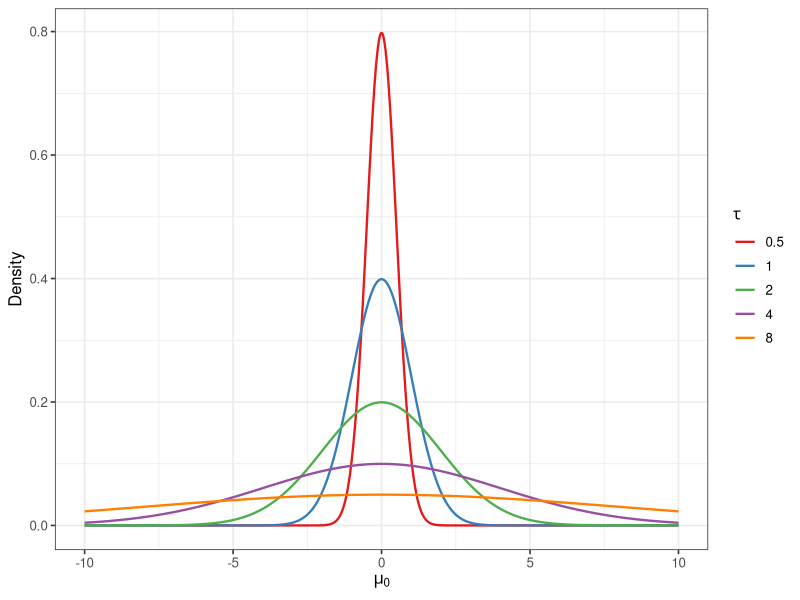
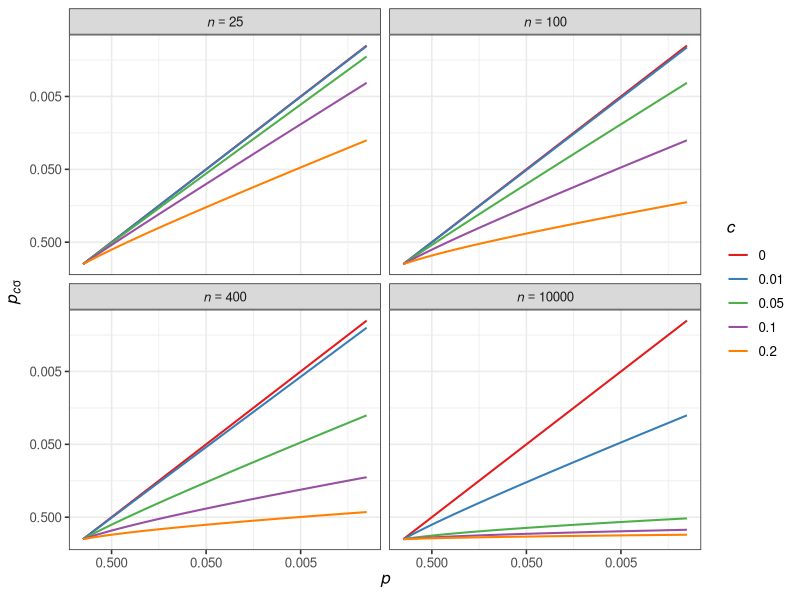
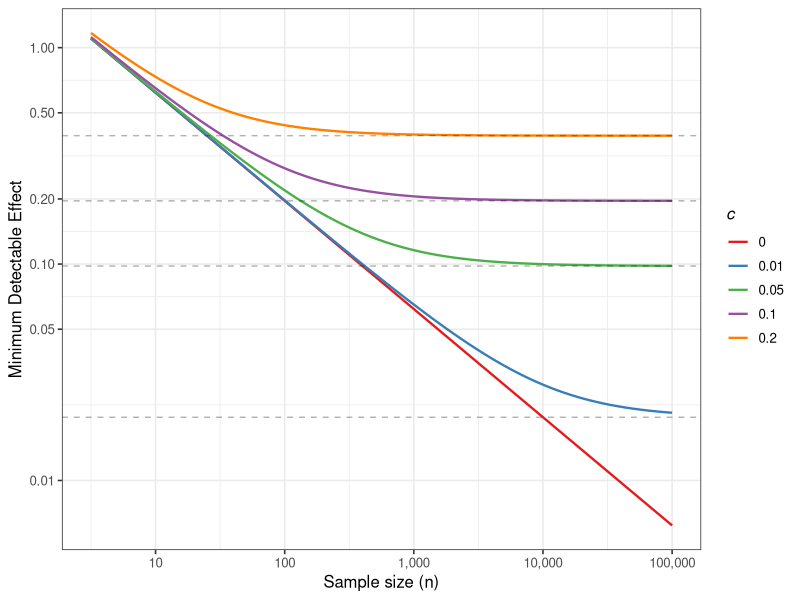
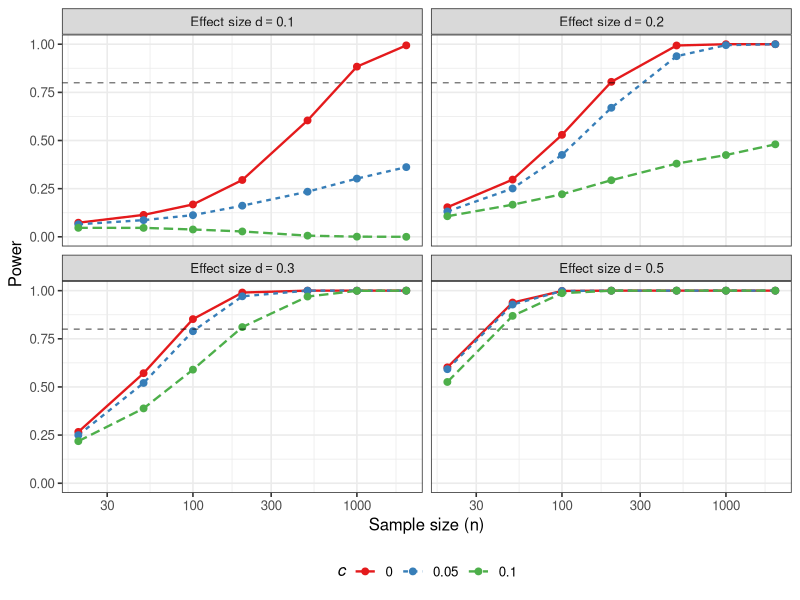
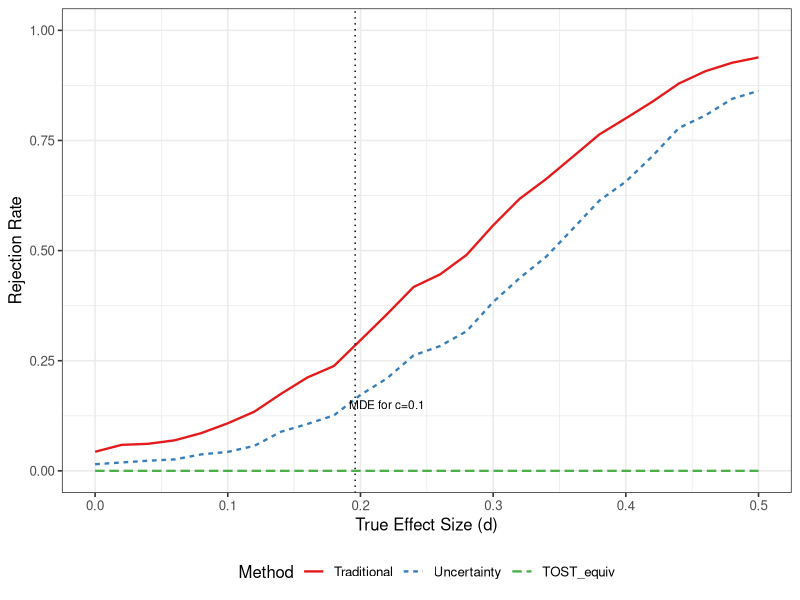
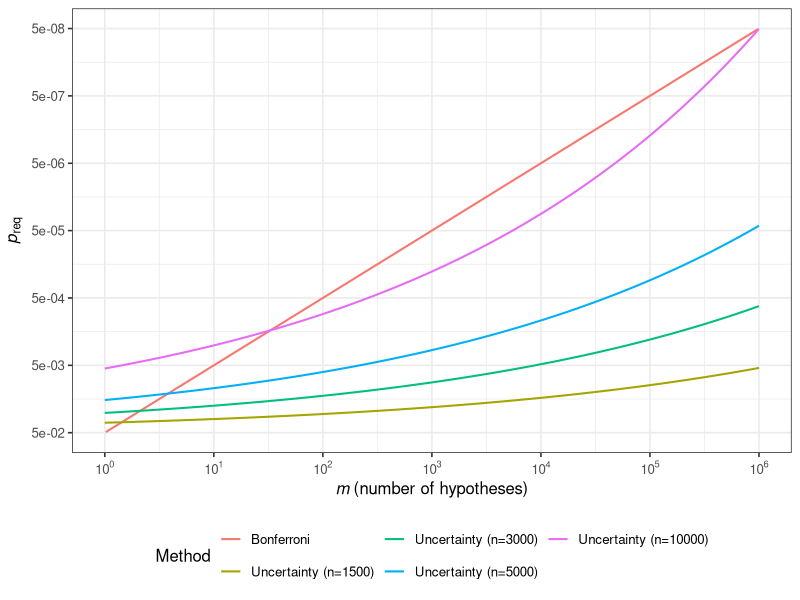
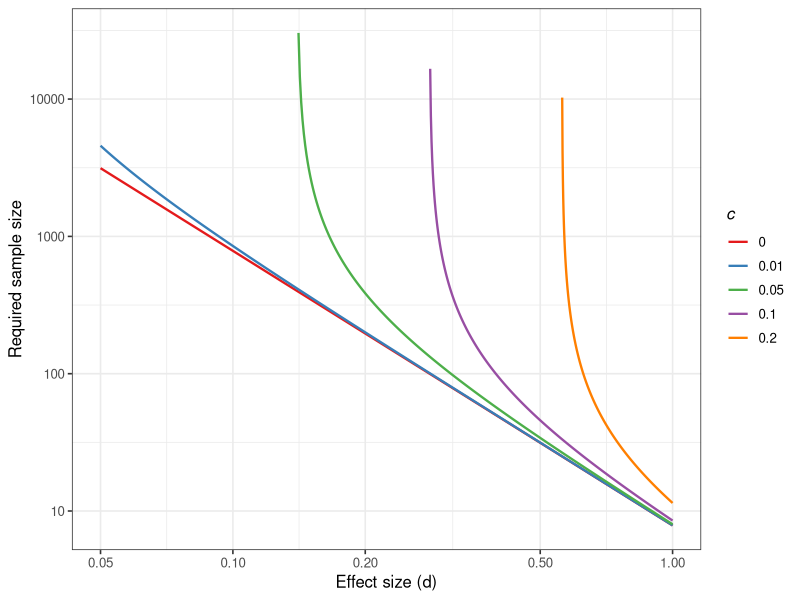

Reproduce these figures in R, in order.
## ---- chunk 1
knitr::opts_chunk$set(
  echo = FALSE,
  fig.align = "center",
  message = FALSE,
  warning = FALSE,
  cache = FALSE,
  dpi = 300,
  fig.width = 8,
  fig.height = 5
)

library(knitr)
library(data.table)
library(ggplot2)
library(scales)
library(parallel)

# Custom reverse log transformation for p-value plots
reverselog_trans <- function(base = exp(1)) {
  trans <- function(x) -log(x, base)
  inv <- function(x) base^(-x)
  trans_new(paste0("reverselog-", format(base)), trans, inv,
            log_breaks(base = base),
            domain = c(1e-100, Inf))
}

# Core functions
CalP_uncertainty <- function(z, n, c) {
  zval <- z / sqrt(1 + n * c^2)
  pval <- 2 * (1 - pnorm(abs(zval)))
  return(pval)
}

CalP_effect <- function(d, n, c) {
  zval <- d / sqrt(1/n + c^2)
  pval <- 2 * (1 - pnorm(abs(zval)))
  return(pval)
}

# Uncertainty scaling function for multiple testing
cfun <- function(base, m, b) {
  log_c <- log10(base) + b * log10(m)
  return(10^log_c)
}

# Set theme
theme_set(theme_bw(base_size = 12))
## ---- chunk 2
#| label: fig-null-uncertainty
#| fig-cap: "Null hypothesis with uncertainty: $\\mu_0 = 0$, varying $\\tau$"

h <- CJ(x = seq(-10, 10, by = 0.01), tau = c(0.5, 1, 2, 4, 8))
h[, Density := dnorm(x, sd = tau)]
ggplot(h, aes(x, Density, colour = factor(tau))) +
  geom_line(linewidth = 0.8) +
  labs(color = expression(tau)) +
  xlab(expression(mu[0])) +
  scale_color_brewer(palette = "Set1")
## ---- chunk 3
#| label: fig-p-shrinkage
#| fig-cap: "Effect-size-integrated $p_{c\\sigma}$ across uncertainty ($c$) and sample size ($n$)"

z <- seq(0, 7, by = 0.001)
n <- c(25, 100, 400, 10000)
c_vals <- c(0, 0.01, 0.05, 0.1, 0.2)

comp <- CJ(Z = z, N = n, c = c_vals)
comp[, p := CalP_uncertainty(Z, N, c)]
setkey(comp, Z, N)
dd <- comp[c == 0][comp]

ggplot(dd, aes(p, i.p, color = factor(i.c))) +
  geom_line(linewidth = 0.7) +
  facet_wrap(~N, ncol = 2, labeller = label_bquote(cols = italic(n) == .(N))) +
  scale_x_continuous(expression(italic(p)), trans = reverselog_trans(10),
                     breaks = c(0.5, 0.05, 0.005), limits = c(1, 10^(-3))) +
  scale_y_continuous(expression(italic(p)[italic(c)*sigma]), trans = reverselog_trans(10),
                     breaks = c(0.5, 0.05, 0.005), limits = c(1, 10^(-3))) +
  labs(color = expression(italic(c))) +
  scale_color_brewer(palette = "Set1")
## ---- chunk 4
#| label: fig-mde
#| fig-cap: "Minimum Detectable Effect (MDE) as a function of sample size for different uncertainty levels"

n_seq <- 10^seq(0.5, 5, by = 0.01)
c_vals <- c(0, 0.01, 0.05, 0.1, 0.2)

mde_data <- CJ(n = n_seq, c = c_vals)
mde_data[, MDE := qnorm(0.975) * sqrt(1/n + c^2)]

ggplot(mde_data, aes(n, MDE, color = factor(c))) +
  geom_line(linewidth = 0.8) +
  scale_x_log10("Sample size (n)", breaks = 10^(1:5), labels = scales::comma) +
  scale_y_log10("Minimum Detectable Effect", breaks = c(0.01, 0.05, 0.1, 0.2, 0.5, 1)) +
  labs(color = expression(italic(c))) +
  scale_color_brewer(palette = "Set1") +
  geom_hline(yintercept = qnorm(0.975) * c_vals[-1], linetype = "dashed", alpha = 0.3)
## ---- chunk 5
#| label: tbl-type1
#| tbl-cap: "Type I Error Rates at $\\alpha = 0.05$ (10,000 simulations per scenario)"

set.seed(2024)
nsim <- 10000

sim_typeI <- function(n, c, nsim = 10000) {
  # Generate data under H0: mu = 0
  rejections <- replicate(nsim, {
    x <- rnorm(n, mean = 0, sd = 1)
    z <- mean(x) / (1/sqrt(n))
    p_traditional <- 2 * (1 - pnorm(abs(z)))
    p_uncertainty <- CalP_uncertainty(z, n, c)
    c(trad = p_traditional < 0.05, uncert = p_uncertainty < 0.05)
  })

  data.table(
    n = n,
    c = c,
    Traditional = mean(rejections["trad", ]),
    Uncertainty = mean(rejections["uncert", ])
  )
}

# Run simulations
scenarios <- CJ(n = c(30, 100, 500, 1000, 5000), c = c(0, 0.01, 0.05, 0.1))
results_typeI <- rbindlist(lapply(1:nrow(scenarios), function(i) {
  sim_typeI(scenarios$n[i], scenarios$c[i], nsim)
}))

# Format for display
results_wide <- dcast(results_typeI, n ~ c, value.var = "Uncertainty")
setnames(results_wide, c("n", paste0("c=", c(0, 0.01, 0.05, 0.1))))

kable(results_wide, digits = 3, align = "c",
      col.names = c("Sample Size", "c=0 (Traditional)", "c=0.01", "c=0.05", "c=0.1"))
## ---- chunk 6
#| label: fig-power
#| fig-cap: "Power curves comparing traditional p-value and uncertainty-adjusted $p_{c\\sigma}$ for various effect sizes"

set.seed(2024)
nsim <- 5000

sim_power <- function(n, d, c, nsim = 5000) {
  rejections <- replicate(nsim, {
    x <- rnorm(n, mean = d, sd = 1)  # True effect = d
    z <- mean(x) / (1/sqrt(n))
    p_uncertainty <- CalP_uncertainty(z, n, c)
    p_uncertainty < 0.05
  })
  mean(rejections)
}

# Power for various scenarios
n_seq <- c(20, 50, 100, 200, 500, 1000, 2000)
d_vals <- c(0.1, 0.2, 0.3, 0.5)
c_vals <- c(0, 0.05, 0.1)

power_data <- CJ(n = n_seq, d = d_vals, c = c_vals)
power_data[, power := mapply(sim_power, n, d, c, MoreArgs = list(nsim = nsim))]

ggplot(power_data, aes(n, power, color = factor(c), linetype = factor(c))) +
  geom_line(linewidth = 0.8) +
  geom_point(size = 2) +
  facet_wrap(~d, ncol = 2, labeller = label_bquote(cols = "Effect size d" == .(d))) +
  scale_x_log10("Sample size (n)") +
  scale_y_continuous("Power", limits = c(0, 1)) +
  labs(color = expression(italic(c)), linetype = expression(italic(c))) +
  geom_hline(yintercept = 0.8, linetype = "dashed", alpha = 0.5) +
  scale_color_brewer(palette = "Set1") +
  theme(legend.position = "bottom")
## ---- chunk 7
#| label: tbl-birthwt
#| tbl-cap: "Effect of maternal smoking on birth weight: Comparison of methods"

library(MASS)
data(birthwt)

# Compare birth weight between smoking and non-smoking mothers
smokers <- birthwt$bwt[birthwt$smoke == 1]
nonsmokers <- birthwt$bwt[birthwt$smoke == 0]

n1 <- length(smokers)
n2 <- length(nonsmokers)
mean_diff <- mean(nonsmokers) - mean(smokers)  # positive = non-smokers heavier
pooled_sd <- sqrt(((n1-1)*var(smokers) + (n2-1)*var(nonsmokers)) / (n1+n2-2))
se_diff <- pooled_sd * sqrt(1/n1 + 1/n2)
effect_size <- mean_diff / pooled_sd  # Cohen's d
t_stat <- mean_diff / se_diff
n_eff <- (n1 * n2) / (n1 + n2)  # effective sample size

# Traditional p-value (two-sided t-test)
p_trad <- 2 * pt(-abs(t_stat), df = n1 + n2 - 2)

# Uncertainty-adjusted p-values
c_values <- c(0.1, 0.2, 0.3)
p_uncertainty <- sapply(c_values, function(c) {
  t_adj <- t_stat / sqrt(1 + n_eff * c^2)
  2 * pt(-abs(t_adj), df = n1 + n2 - 2)
})

# TOST equivalence test (bound = 0.2 SD, ~150g)
equiv_bound <- 0.2 * pooled_sd
t_lower <- (mean_diff - (-equiv_bound)) / se_diff
t_upper <- (equiv_bound - mean_diff) / se_diff
p_tost <- max(pt(-t_lower, df = n1+n2-2), pt(-t_upper, df = n1+n2-2))

# Summary table
results <- data.table(
  Method = c("Traditional t-test",
             paste0("Uncertainty (c=", c_values, ")"),
             "TOST (δ=0.2σ)"),
  `p-value` = c(p_trad, p_uncertainty, p_tost),
  `Significant (p<0.05)` = c(p_trad < 0.05, p_uncertainty < 0.05, p_tost < 0.05)
)

kable(results, digits = 4, align = "lcc")
## ---- chunk 8
#| label: tbl-birthwt-summary

cat(sprintf("Data Summary (MASS::birthwt):
- Non-smokers: n = %d, mean = %.0f g (SD = %.0f)
- Smokers: n = %d, mean = %.0f g (SD = %.0f)
- Mean difference: %.0f g (non-smokers heavier)
- Pooled SD: %.0f g
- Effect size (Cohen's d): %.3f
- t-statistic: %.2f
", n2, mean(nonsmokers), sd(nonsmokers),
   n1, mean(smokers), sd(smokers),
   mean_diff, pooled_sd, effect_size, t_stat))
## ---- chunk 9
#| label: fig-comparison-tost
#| fig-cap: "Comparison: Uncertainty-adjusted method vs TOST across effect sizes (n = 200)"

set.seed(2024)
nsim <- 3000
n <- 200

compare_methods <- function(d, n, c, equiv_bound, nsim) {
  results <- replicate(nsim, {
    # Generate two-sample data
    x1 <- rnorm(n/2, mean = 0, sd = 1)
    x2 <- rnorm(n/2, mean = d, sd = 1)

    mean_diff <- mean(x2) - mean(x1)
    se_diff <- sqrt(2 / (n/2))
    z_stat <- mean_diff / se_diff
    n_eff <- (n/2)^2 / n

    # Traditional
    p_trad <- 2 * (1 - pnorm(abs(z_stat)))

    # Uncertainty-adjusted
    p_uncert <- CalP_uncertainty(z_stat, n_eff, c)

    # TOST
    t_lower <- (mean_diff - (-equiv_bound)) / se_diff
    t_upper <- (equiv_bound - mean_diff) / se_diff
    p_tost_equiv <- max(pnorm(-t_lower), pnorm(-t_upper))

    c(trad = p_trad < 0.05,
      uncert = p_uncert < 0.05,
      tost_reject_null = p_trad < 0.05,
      tost_equiv = p_tost_equiv < 0.05)
  })

  data.table(
    d = d,
    Traditional = mean(results["trad", ]),
    Uncertainty = mean(results["uncert", ]),
    TOST_equiv = mean(results["tost_equiv", ])
  )
}

d_seq <- seq(0, 0.5, by = 0.02)
comparison <- rbindlist(lapply(d_seq, compare_methods, n = 200, c = 0.1, equiv_bound = 0.2, nsim = nsim))

comparison_long <- melt(comparison, id.vars = "d", variable.name = "Method", value.name = "Rate")

ggplot(comparison_long, aes(d, Rate, color = Method, linetype = Method)) +
  geom_line(linewidth = 0.8) +
  scale_x_continuous("True Effect Size (d)") +
  scale_y_continuous("Rejection Rate", limits = c(0, 1)) +
  scale_color_brewer(palette = "Set1") +
  geom_vline(xintercept = 0.1 * 1.96, linetype = "dotted") +
  annotate("text", x = 0.22, y = 0.15, label = "MDE for c=0.1", size = 3) +
  theme(legend.position = "bottom")
## ---- chunk 10
#| label: fig-multiple
#| fig-cap: "Multiple testing: Uncertainty control ($c_m = c \\cdot m^b$) vs Bonferroni correction"

nt <- 10^seq(0, 6, by = 0.01)
n_samples <- c(1500, 3000, 5000, 10000)

bf2 <- CJ(m = nt, N = n_samples)
bf2[, `:=`(
  Bonferroni = qnorm(1 - 0.025/m),
  Uncertainty = qnorm(1 - 0.025) * sqrt(1 + N * cfun(0.01, m, 0.069)^2)
)]

bf3 <- melt(bf2, id.vars = c("m", "N"), measure.vars = c("Bonferroni", "Uncertainty"),
            variable.name = "Method", value.name = "zcut")
bf3[Method == "Uncertainty", Method := paste0("Uncertainty (n=", N, ")")]
bf3[, pcut := 2 * (1 - pnorm(zcut))]

ggplot(bf3, aes(m, pcut, colour = Method)) +
  geom_line(linewidth = 0.7) +
  scale_x_log10(expression(italic(m) ~ "(number of hypotheses)"),
                breaks = 10^seq(0, 6),
                labels = trans_format("log10", math_format(10^.x))) +
  scale_y_continuous(expression(italic(p)[req]),
                     trans = reverselog_trans(10),
                     breaks = 5 * 10^seq(-2, -8),
                     limits = c(0.05, 5e-8)) +
  theme(legend.position = "bottom") +
  guides(color = guide_legend(nrow = 2))
## ---- chunk 11
#| label: tbl-guidelines
#| tbl-cap: "Recommended uncertainty parameter $c$ based on minimum important effect size"

guidelines <- data.table(
  `Minimum Important Effect (d)` = c(0.02, 0.05, 0.1, 0.2, 0.3),
  `Recommended c` = c(0.01, 0.025, 0.05, 0.1, 0.15),
  `MDE at n→∞` = round(qnorm(0.975) * c(0.01, 0.025, 0.05, 0.1, 0.15), 3),
  Example = c("Large epidemiological studies",
              "Biomarker studies",
              "Standard clinical trials",
              "Behavioral interventions",
              "Strong treatment effects")
)

kable(guidelines, align = "cccc")
## ---- chunk 12
#| label: fig-samplesize
#| fig-cap: "Required sample size with uncertainty adjustment ($\\alpha = 0.05$, power = 0.8)"

SampleNew <- function(d, c, alpha = 0.05, beta = 0.2) {
  n <- ((qnorm(1 - alpha/2) + qnorm(1 - beta)) / d)^2
  coef <- (1/n - c^2)
  out <- ifelse(coef <= 0, NA, 1/coef)
  return(out)
}

sn <- CJ(d = seq(0.05, 1, by = 0.001), c = c(0, 0.01, 0.05, 0.1, 0.2))
sn[, N := SampleNew(d, c)]

ggplot(sn[N <= 50000 & !is.na(N)], aes(d, N, colour = factor(c))) +
  geom_line(linewidth = 0.8) +
  labs(color = expression(italic(c))) +
  scale_y_log10("Required sample size", breaks = c(10, 100, 1000, 10000)) +
  scale_x_log10("Effect size (d)", breaks = c(0.05, 0.1, 0.2, 0.5, 1)) +
  scale_color_brewer(palette = "Set1")
